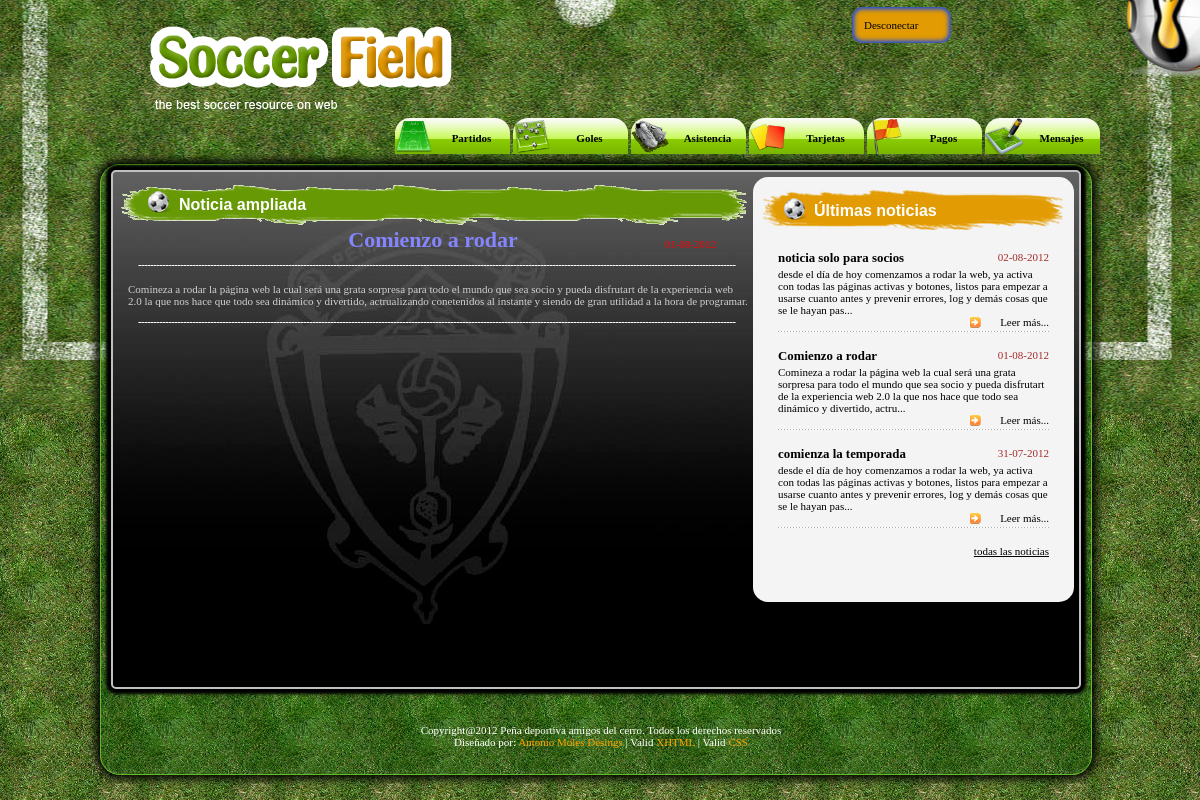
The app's page /socio/leernoticia.php?noticia=2 (signed in) with its own data.
### tables this page shows
CREATE TABLE IF NOT EXISTS `noticias` (
  `id` int(8) NOT NULL AUTO_INCREMENT,
  `usu` varchar(25) NOT NULL,
  `fecha` timestamp NOT NULL DEFAULT CURRENT_TIMESTAMP,
  `titulo` varchar(50) NOT NULL,
  `contenido` text NOT NULL,
  `tipo` enum('p','s') NOT NULL,
  PRIMARY KEY (`id`,`usu`,`fecha`),
  KEY `noticias_usu_sociousuario` (`usu`)
);

### socio/leernoticia.php (the view, shortened to what this page needs)
<!DOCTYPE html PUBLIC "-//W3C//DTD XHTML 1.0 Transitional//EN" "http://www.w3.org/TR/xhtml1/DTD/xhtml1-transitional.dtd">
<html xmlns="http://www.w3.org/1999/xhtml">
<head>
<link href="../css/socio.css" rel="stylesheet" type="text/css"/>
</head>
<body>
<div id="topimg">
  <?php
		if (isset($_SESSION['usu'])&&isset($_SESSION['pas'])) {
	?>
  <div id="maincontent">
    <div id="header" class="clearfix">
     <div id="Logo">
        <h1></h1>
      </div>
      <div id="selSubHeader" class="clsFloatRight">
	<div id="identificacion">
	  <a href="../../index.php?desconectar=1" >Desconectar</a>
	  </div>
        <ul class="clsClearFixSub">
          <li><a href="./partidos/partidos.php"><img src="../images/socio/1.png"/>Partidos</a></li>
          <li><a href="./goles/goles.php"><img src="../images/socio/2.png"/>Goles</a></li>
          <li><a href="./asistencia/asistencia.php"><img src="../images/socio/3.png"/>Asistencia</a></li>
          <li><a href="./tarjetas/tarjetas.php"><img src="../images/socio/4.png"/>Tarjetas</a></li>
		  <li><a href="./pagos/pagos.php"><img src="../images/socio/5.png"/>Pagos</a></li>
		  <li><a href="./mensajes/mensajes.php"><img src="../images/socio/6.png"/>Mensajes</a></li>
		</ul>
      </div>
    </div>
    <div id="contenido">
	<div id="resultado">
	<div id="right" class="cajanoticias">
          <div class="right_header">
            <h2>Últimas noticias</h2>
            <div class="rc_list">
              <div class="rc_bx">
                <?php
					include ('../php/conexion.php');
					$instruccion = "SELECT id,titulo, contenido, fecha
									FROM noticias
									ORDER BY fecha DESC
									LIMIT 0 , 3" ;
					$consulta = mysql_query ($instruccion, $conexion)
						or die ("Fallo en la consulta");
					$nfilas = mysql_num_rows ($consulta);
					for ($i=0; $i<$nfilas; $i++)
										{
										$resultado = mysql_fetch_array ($consulta);
										$dia=substr($resultado['fecha'],8,2);
										$mes=substr($resultado['fecha'],5,2);
										$ano=substr($resultado['fecha'],0,4);
										$fecha=$dia."-".$mes."-".$ano;
										echo "
										<div class='rc_bx'>
										<h3>".$resultado['titulo']."</h3><p class='fechanoticias'>".$fecha."</p>
										<p>".substr($resultado['contenido'], 0, 200)."...</p>
										<div  class='readmore clsFloatRight'> <a class='clsFloatRight' href='./leernoticia.php?noticia=".$resultado['id']."'>Leer más...</a> </div>
										<div class='dotlineC'></div>
										</div>
										";
										}
					echo "<div><p style='text-decoration:underline;text-align:right;'><a href='./paginadornoticias/leernoticias.php'>todas las noticias</a></p></div>";
					?>
              </div>
            </div>
          </div>
        </div>
	<div id="left" style="margin:5px;height:500px;">
	 <div id="news">
            <h2>Noticia ampliada</h2>
			<div>
	<?php
					include ('../php/conexion.php');
					$instruccion = "SELECT titulo, contenido, fecha
									FROM noticias
									WHERE id=".$_GET['noticia'];
					$consulta = mysql_query ($instruccion, $conexion)
						or die ("Fallo en la consulta");
					$nfilas = mysql_num_rows ($consulta);
					if ($nfilas==0)
						{
						echo "<h2 style='color:red;'>La noticia a la que intentas acceder no está disponible</h2>";
						}
					else {
						for ($i=0; $i<$nfilas; $i++)
										{
										$resultado = mysql_fetch_array ($consulta);
										$dia=substr($resultado['fecha'],8,2);
										$mes=substr($resultado['fecha'],5,2);
										$ano=substr($resultado['fecha'],0,4);
										$fecha=$dia."-".$mes."-".$ano;
										echo "
										<div class='rc_bx'>
										<h1 style='text-align:center;color:#8585FF;'>".$resultado['titulo']."</h1>
										<p class='fechanoticiass'>".$fecha."</p>
										<div class='dotlineC' style='margin-left:20px;margin-right:30px;'></div>
										<p style='color:#D1D1D1;margin:10px;'>".$resultado['contenido']."</p>
										<div class='dotlineC' style='margin-left:20px;margin-right:30px;'></div>
										</div>
										";
										}
						}
					?>
					</div>
	</div>
	</div>
    </div>
	<?php
			}
	?>
    <div id="footer">
	<div class="txtf">
		<p>Copyright@2012 Peña deportiva amigos del cerro. Todos los derechos reservados<br/>
		Diseñado por: <a href="http://es.linkedin.com/pub/antonio-moles-leiva/3a/70/970"><span> Antonio Moles Desings </span></a>| Valid<a href="http://validator.w3.org/check/referer"><span> XHTML </span></a> | Valid <a href="http://jigsaw.w3.org/css-validator/check/referer"><span> CSS </span></a></p>
	</div>
	</div>
  </div>
</div>
</body>
</html>

### css/socio.css (style rules this page uses)
body { font-family:Tahoma; margin:0px; padding:0px; text-align:left; background:#3c3b41 url(../images/bg.jpg) repeat; font-size:11px; line-height:normal; }
#topimg { background: url(../images/topimg.jpg) no-repeat center top; width: 100%; display: table; }
html, body { height:auto; }
form,table,p,h1,h2,h3,h4,h5,h6,ul,li,div,dl { margin:0px; padding:0px; }
li { padding:0px; margin:0px; list-style:none; }
a { text-decoration:none; outline:none; color:#000; }
img { border:0px; vertical-align:top; margin:0px; padding:0px; }
.clsFloatRight { float:right; }
.clearfix:after { content: "."; display: block; height: 0; clear: both; visibility: hidden; }
.clearfix { display: inline-table; }
.clearfix { display: block; }
#maincontent { width:1000px; margin:0 auto; }
#header { width:1000px; }
#Logo { margin:0px; padding-top:26px; width:305px; float:left; }
#Logo h1 { background:url(../images/logo.png) no-repeat scroll 0 0; width: 302px; height: 83px; margin-left:50px }
.clsClearFixSub { margin-left:-60px; }
#identificacion { background-color:#e29b02; width: 75px; margin-top:-85px; margin-bottom:75px; margin-left:400px; padding:12px; border-radius:10px; -webkit-box-shadow: inset 0px 0px 5px 2px #0040FF; box-shadow: inset 0px 0px 5px 2px #0040FF; }
#selSubHeader { padding-top:92px; }
#selSubHeader li { background:url(../images/btnimg_s.png) no-repeat scroll center top transparent; float:left; height:36px; margin-left:3px; text-align:center; width:115px; }
#selSubHeader li a { display:block; font-weight:bold; height:36px; line-height:41px; text-decoration:none; width:115px; }
#selSubHeader li a img { width:38px;height:38px;float:left; }
#contenido { padding:0px; margin:0px; border:1px solid #62bc23; border-radius:20px; width:990px; margin-top:10px; background-image:url(../images/bgcontenido.png); box-shadow: 0px 0px 10px 4px #000000; }
#resultado { border:2px solid #c0c0c0; background-color:black; background-image:url(../images/bgresultado.jpg); background-repeat:no-repeat; box-shadow: 0px 0px 3px 5px #000000; border-radius:5px; margin:5px 10px 15px 10px; clear:both; }
#footer { padding:0px; margin:0px; }
.txtf { width:1000px; margin:0 auto; text-align:center; }
.txtf p { color:white; text-align:center; height:50px; padding-top:20px; }
.txtf span { color:orange; text-align:center; }
#left { padding:0px; margin-top:-500px; width:625px; min-height:500px; margin:5px; }
#right { background:url(../images/bg_c.jpg) repeat scroll; width:321px; padding-top:13px; }
#right h2 { font-family:Arial; font-size:16px; color:white; padding-left:61px; line-height:41px; }
.cajanoticias { margin:5px 5px 0px 5px; border-radius:15px; float:right; }
.right_header { background:url(../images/right_sub_t.png) no-repeat top center; padding-bottom:30px; }
.rc_list { padding:20px 25px 15px; }
.rc_bx { margin:0px; }
.fechanoticias { text-align:right; margin-top:-15px; margin-bottom:5px; color:brown; }
.fechanoticiass { text-align:right; margin-top:-15px; margin-bottom:5px; color:red; margin-right:50px; }
.readmore { background:url(../images/readmore.jpg) no-repeat center left; width:79px; }
.dotlineC { background:url(../images/dot_line.jpg) repeat-x scroll; height:3px; margin-bottom:15px; margin-top:15px; }
#news { background:url(../images/news_header.png) top center no-repeat; width:648px; margin-top:10px; }
#news h2 { font-family:Arial; font-size:16px; color:white; padding-left:61px; line-height:45px; }

### records on screen
noticias: titulo "noticia solo para socios", fecha "02-08-2012", contenido "desde el día de hoy comenzamos a rodar la web, ya activa con todas las páginas activas y botones, listos para empezar a usarse cuanto antes y prevenir errores, log y demás cosas que se le hayan pas"
noticias: titulo "Comienzo a rodar", fecha "01-08-2012", contenido "Comineza a rodar la página web la cual será una grata sorpresa para todo el mundo que sea socio y pueda disfrutart de la experiencia web 2.0 la que nos hace que todo sea dinámico y divertido, actru", contenido "Comineza a rodar la página web la cual será una grata sorpresa para todo el mundo que sea socio y pueda disfrutart de la experiencia web 2.0 la que nos hace que todo sea dinámico y divertido, actrualizando conetenidos al instante y siendo de gran utilidad a la hora de programar."
noticias: titulo "comienza la temporada", fecha "31-07-2012", contenido "desde el día de hoy comenzamos a rodar la web, ya activa con todas las páginas activas y botones, listos para empezar a usarse cuanto antes y prevenir errores, log y demás cosas que se le hayan pas"
